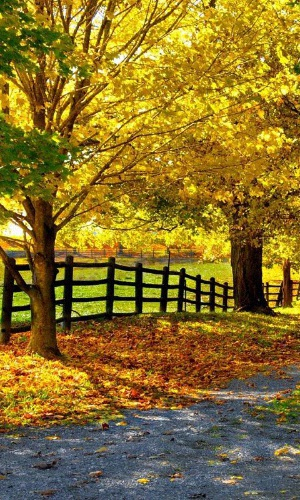
#> input picture hw3/images/autumn.jpg, 300 x 500 px
$ python p2_edge.py 1.0 images/autumn.jpg   (older library calls are emulated)
#> lines starting #> are read from the running program, lines starting #| are printed output that depends on the picture; after the words box and inside, x2 and y2 are one past the last pixel; in counts of white or black regions, pixels touching at a corner belong together
# python p2_edge.py sigma_value input_image_name

import numpy as np
import cv2
import sys
import math


def encode_rgb(colors, degrees, magnitude):
    colors[(-pi / 8 <= degrees) & (degrees < pi / 8) & (magnitude > 1) & ((dx+dy) != 0), 2] = 255
    colors[(7*pi / 8 <= abs(degrees) ) & (abs(degrees) <= pi) & (magnitude > 1) & ((dx+dy) != 0), 2] = 255

    colors[(-7*pi / 8 <= degrees) & (degrees < -5*pi / 8) & (magnitude > 1) & ((dx+dy) != 0), 1] = 255
    colors[(pi / 8 <= degrees) & (degrees < 3*pi / 8) & (magnitude > 1) & ((dx+dy) != 0), 1] = 255

    colors[(-5*pi / 8 <= degrees) & (degrees < -3*pi / 8) & (magnitude > 1) & ((dx+dy) != 0), 0] = 255
    colors[(3*pi / 8 <= degrees) & (degrees < 5*pi / 8) & (magnitude > 1) & ((dx+dy) != 0), 0] = 255

    colors[(5*pi / 8 <= degrees) & (degrees < 7*pi / 8) & (magnitude > 1) & ((dx+dy) != 0), :] = 255
    colors[(-3*pi / 8 <= degrees) & (degrees <= -pi / 8) & (magnitude > 1) & ((dx+dy) != 0), :] = 255

    return colors


def encode_gradient(four_quad, degrees):
    four_quad[(-5*pi / 8 <= degrees) & (degrees < -3*pi / 8) & ((dx+dy) != 0)] = 1
    four_quad[(3*pi / 8 <= degrees) & (degrees < 5*pi / 8) & ((dx+dy) != 0)] = 1

    four_quad[(-7*pi / 8 <= degrees) & (degrees < -5*pi / 8) & ((dx+dy) != 0)] = 2
    four_quad[(pi / 8 <= degrees) & (degrees < 3*pi / 8) & ((dx+dy) != 0)] = 2

    four_quad[(-pi / 8 <= degrees) & (degrees < pi / 8) & ((dx+dy) != 0)] = 3
    four_quad[(7*pi / 8 <= abs(degrees)) & (abs(degrees) <= pi) & ((dx+dy) != 0)] = 3

    four_quad[(5*pi / 8 <= degrees) & (degrees < 7*pi / 8) & ((dx+dy) != 0)] = 4
    four_quad[(-3*pi / 8 <= degrees) & (degrees < -pi / 8) & ((dx+dy) != 0)] = 4

    return four_quad

def thresholding(mag_img, threshold):
    mag_img[np.where(threshold <= mag_img)] = 255
    mag_img[np.where(threshold > mag_img)] = 0

    return mag_img


def non_max_supp(image, four_quad, magnitude):
    temp = np.zeros((four_quad.shape[0], four_quad.shape[1]))
    mag = magnitude[1:-1, 1:-1]
    quad = four_quad[1:-1, 1:-1]
    r, c = magnitude.shape

    temp[2:r, 1:-1][(magnitude[0:-2, 1:-1] <= mag) & (magnitude[2:r, 1:-1] == mag) & (quad == 1)] = 1
    temp[0:-2, 1:-1][(magnitude[0:-2, 1:-1] == mag) & (magnitude[2:r, 1:-1] <= mag) & (quad == 1)] = 1
    temp[1:-1, 1:-1][(magnitude[0:-2, 1:-1] <= mag) & (magnitude[2:r, 1:-1] <= mag) & (quad == 1)] = 1

    temp[2:r, 2:c][(magnitude[0:-2, 0:-2] <= mag) & (magnitude[2:r, 2:c] == mag) & (quad == 2)] = 1
    temp[0:-2, 0:-2][(magnitude[0:-2, 0:-2] == mag) & (magnitude[2:r, 2:c] <= mag) & (quad == 2)] = 1
    temp[1:-1, 1:-1][(magnitude[0:-2, 0:-2] <= mag) & (magnitude[2:r, 2:c] <= mag) & (quad == 2)] = 1

    temp[1:-1, 1:-1][(magnitude[1:-1, 0:-2] <= mag) & (magnitude[1:-1, 2: c] <= mag) & (quad == 3)] = 1
    temp[1:-1, 2: c][(magnitude[1:-1, 0:-2] <= mag) & (magnitude[1:-1, 2: c] == mag) & (quad == 3)] = 1
    temp[1:-1, 0:-2][(magnitude[1:-1, 0:-2] == mag) & (magnitude[1:-1, 2: c] <= mag) & (quad == 3)] = 1

    temp[1:-1, 1:-1][(magnitude[2:r, 0:-2] <= mag) & (magnitude[0:-2, 2:c] <= mag) & (quad == 4)] = 1
    temp[0:-2, 2:c][(magnitude[2:r, 0:-2] <= mag) & (magnitude[0:-2, 2:c] == mag) & (quad == 4)] = 1
    temp[2:r, 0:-2][(magnitude[2:r, 0:-2] == mag) & (magnitude[0:-2, 2:c] <= mag) & (quad == 4)] = 1

    mag = np.zeros_like(image)
    mag[temp == 1] = magnitude[temp == 1]
    mag_post = np.zeros_like(mag)
    mag_post[mag > 1] = mag[mag > 1]
    non_max = len(np.where(mag != 0)[0])
    after_thresh = len(np.where(mag_post != 0)[0])

    average = np.average(mag_post[mag_post != 0])
    stn_dv = np.std(mag_post[mag_post != 0])
    threshold = min(average+0.5*stn_dv, 30/sigma)

    result = thresholding(mag_post, threshold)
    num_aft_thresh = len(np.where(result != 0)[0])

    print("Number after non-maximum: %d" % non_max)
    print("Number after 1.0 threshold: %d" % after_thresh)
    print("mu: %.2f" % average)
    print("s: %.2f" % stn_dv)
    print("Threshold: %.2f" % threshold)
    print("Number after threshold: %d" % num_aft_thresh)

    return result


if __name__ == '__main__':
    pi = math.pi
    sigma = float(sys.argv[1])
    fil_name = sys.argv[2]
    img_name = fil_name[:-4]
    fil_extension = fil_name[-4:]

    img = cv2.imread(fil_name, 0).astype(np.float)
#> img: shape (500, 300) float64; min 0, max 255, mean 111.2

    kernel = (int(sigma*4 + 1), int(sigma*4 + 1))
    blur = cv2.GaussianBlur(img, kernel, sigma)

    k_x, k_y = cv2.getDerivKernels(1, 1, 3)
    k_x = np.transpose(k_x / 2)
    k_y = k_y / 2

    dx = cv2.filter2D(blur, -1, k_x)
    dy = cv2.filter2D(blur, -1, k_y)

    d = dx ** 2 + dy ** 2
    magnitude = np.sqrt(d)

    norm_mag = magnitude / np.max(magnitude) * 255
    degrees = np.arctan2(dy, dx)
    cv2.imwrite('%s_grd%s' % (img_name, fil_extension), norm_mag)

    row, col = img.shape
#> row = 500; col = 300
    four_quad = np.zeros((row, col))
    color_img = np.zeros((row, col, 3))
    four_quad = encode_gradient(four_quad, degrees)
#> in encode_gradient, `four_quad[(-5*pi / 8 <= degrees) & (degrees < -3*pi / 8) & ((dx+dy) !=..`:
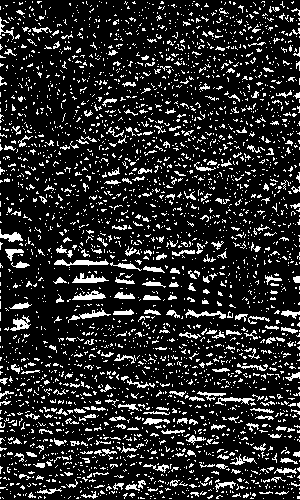
#> four_quad: shape (500, 300) float64; values 0 (black) and 1 (white), 16% white in thin lines or dots
#> in encode_gradient, `four_quad[(-pi / 8 <= degrees) & (degrees < pi / 8) & ((dx+dy) != 0)] ..`: four_quad: shape (500, 300) float64; min 0, max 3, mean 1.1
#> in encode_gradient, `four_quad[(7*pi / 8 <= abs(degrees)) & (abs(degrees) <= pi) & ((dx+dy)..`:
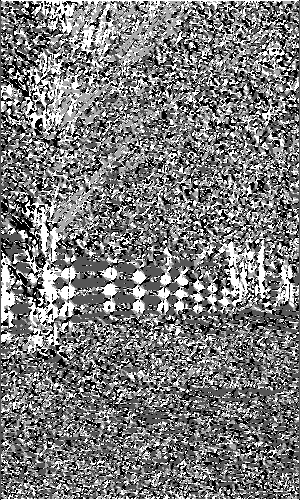
#> four_quad: shape (500, 300) float64; min 0, max 3, mean 1.45; drawn with min black and max white
#> in encode_gradient, `four_quad[(5*pi / 8 <= degrees) & (degrees < 7*pi / 8) & ((dx+dy) != 0..`: four_quad: shape (500, 300) float64; 11.28% of pixels changed, all inside (x1, y1, x2, y2) = (1, 1, 299, 499)
#> in encode_gradient, `four_quad[(-3*pi / 8 <= degrees) & (degrees < -pi / 8) & ((dx+dy) != 0..`:
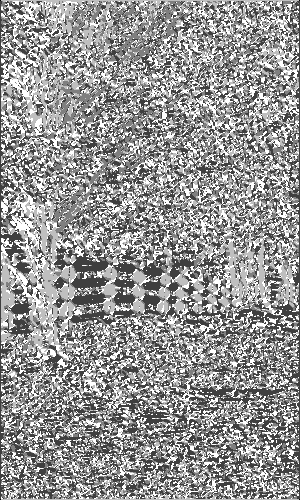
#> four_quad: shape (500, 300) float64; min 0, max 4, mean 2.37; drawn with min black and max white
    color_rgb_img = encode_rgb(color_img, degrees, magnitude)
#> in encode_rgb, `colors[(-3*pi / 8 <= degrees) & (degrees <= -pi / 8) & (magnitude > 1)..`:
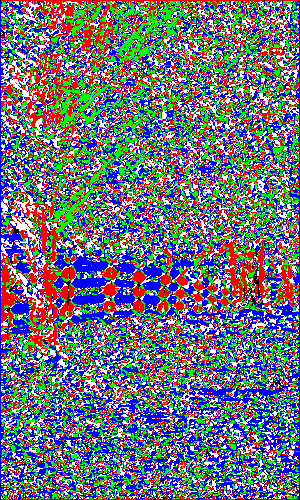
#> colors: shape (500, 300, 3) float64; mean of channels 0, 1, 2 136.3, 115.6, 113.3; drawn as B, G, R

    cv2.imwrite('{}_dir{}'.format(img_name, fil_extension), color_rgb_img)

    result = non_max_supp(img, four_quad, magnitude)
#> in non_max_supp, `quad = four_quad[1:-1, 1:-1]`:
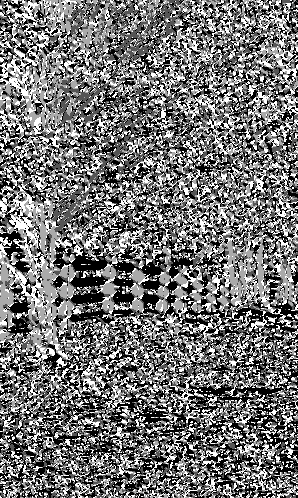
#> quad: shape (498, 298) float64; min 1, max 4, mean 2.37; drawn with min black and max white
#> in non_max_supp, `mag[temp == 1] = magnitude[temp == 1]`:
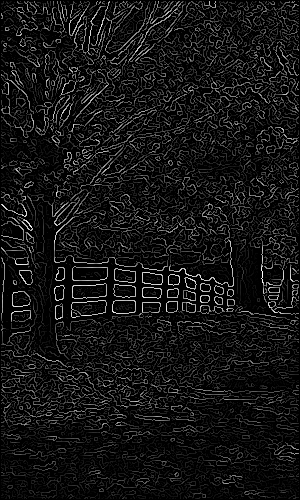
#> mag: shape (500, 300) float64; min 0, max 66.34, mean 5.4; drawn with min black and max white
#> in non_max_supp, `non_max = len(np.where(mag != 0)[0])`: non_max = 47658
#> in non_max_supp, `after_thresh = len(np.where(mag_post != 0)[0])`: after_thresh = 47626
#> in non_max_supp, `average = np.average(mag_post[mag_post != 0])`: average = 16.9
#> in non_max_supp, `stn_dv = np.std(mag_post[mag_post != 0])`: stn_dv = 11.23
#> in non_max_supp, `threshold = min(average+0.5*stn_dv, 30/sigma)`: threshold = 22.52
#> in thresholding, `mag_img[np.where(threshold <= mag_img)] = 255`:
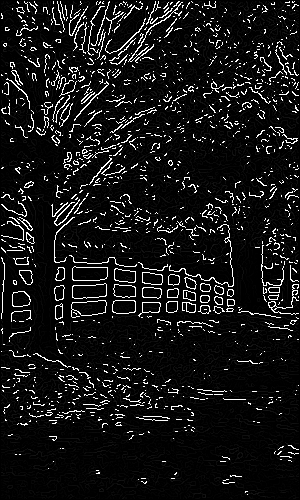
#> mag_img: shape (500, 300) float64; min 0, max 255, mean 22.4
#> in thresholding, `mag_img[np.where(threshold > mag_img)] = 0`: mag_img: shape (500, 300) float64; 7.7% white in thin lines or dots
#> in non_max_supp, `num_aft_thresh = len(np.where(result != 0)[0])`: num_aft_thresh = 11503
#| Number after non-maximum: 47658
#| Number after 1.0 threshold: 47626
#| mu: 16.90
#| s: 11.23
#| Threshold: 22.52
#| Number after threshold: 11503
    cv2.imwrite('{}_thr{}'.format(img_name, fil_extension), result)

    sys.exit()
#> (the program exits here)
